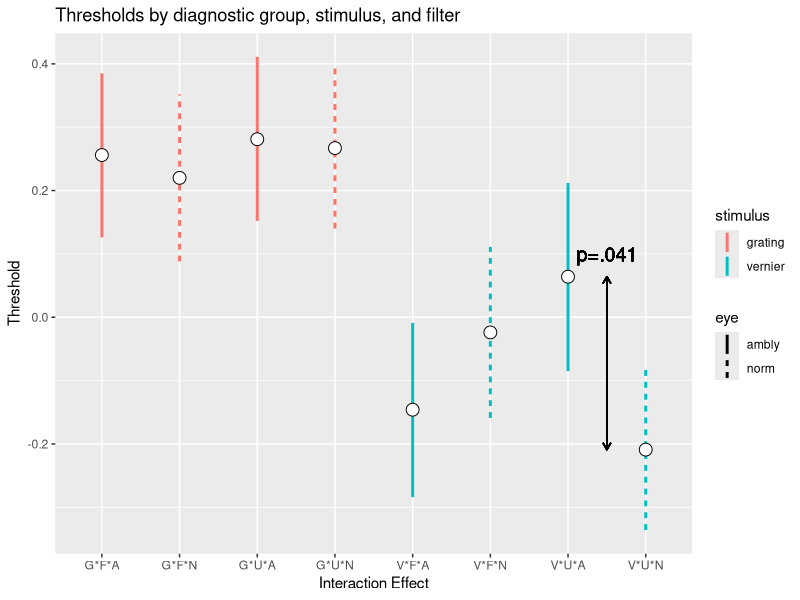

Generate this figure with R:
# Plots Figure 5 for weinstein manuscript to IOVS

fig5.df = read.csv("weinstein-neutral-density-three-way-2014-09-09.csv", header = TRUE)

require( ggplot2 )

p = ggplot( data=fig5.df, mapping=aes( effect, threshold, stimulus, eye ) )

# See http://sape.inf.usi.ch/quick-reference/ggplot2/geom_linerange
p + geom_linerange( data=fig5.df, mapping = aes( x=effect, ymin=ci.lower, ymax=ci.upper, colour=stimulus, linetype=eye ), width=0.2, size=1) +
  geom_point(fill="white", size=4, shape=21) +
  geom_text( aes( x=7.5, y=0.1, label="p=.041"), size=5 ) +
  geom_segment( data=fig5.df, aes( x=7.5, y=(threshold[7]+threshold[8])/2, xend=7.5, yend=threshold[7]), width=0.2, 
                arrow = arrow( length=unit(0.2,"cm")), show_guide=F ) +
  geom_segment(data = fig5.df, aes( x=7.5, y=(threshold[7]+threshold[8])/2, xend=7.5, yend=threshold[8], width=0.2 ),
               arrow=arrow(length=unit(0.2,"cm")), show_guide=F ) +
  xlab("Interaction Effect") +
  ylab("Threshold") +
  ggtitle("Thresholds by diagnostic group, stimulus, and filter")
